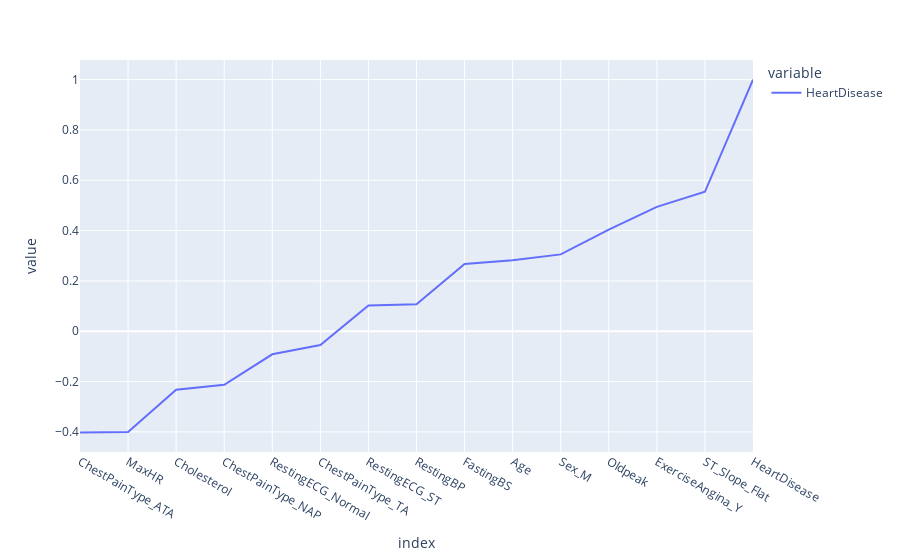

Here is the notebook cell this chart was saved with:
### Code cell
px.line(heart_df.corr()['HeartDisease'][:-1].sort_values())

### Figure 1 — Plotly figure (JSON) as saved in the notebook; plotly's stock layout.template omitted (floating-point values rounded to 4 significant figures)
{"data": [{"hovertemplate": "variable=HeartDisease<br>index=%{x}<br>value=%{y}<extra></extra>", "legendgroup": "HeartDisease", "line": {"color": "#636efa", "dash": "solid"}, "marker": {"symbol": "circle"}, "mode": "lines", "name": "HeartDisease", "orientation": "v", "showlegend": true, "type": "scatter", "x": ["ChestPainType_ATA", "MaxHR", "Cholesterol", "ChestPainType_NAP", "RestingECG_Normal", "ChestPainType_TA", "RestingECG_ST", "RestingBP", "FastingBS", "Age", "Sex_M", "Oldpeak", "ExerciseAngina_Y", "ST_Slope_Flat", "HeartDisease"], "xaxis": "x", "y": [-0.4019, -0.4004, -0.2327, -0.213, -0.09158, -0.05479, 0.1025, 0.1076, 0.2673, 0.282, 0.3054, 0.404, 0.4943, 0.5541, 1.0], "yaxis": "y"}], "layout": {"legend": {"title": {"text": "variable"}, "tracegroupgap": 0}, "margin": {"t": 60}, "xaxis": {"anchor": "y", "domain": [0, 1], "title": {"text": "index"}}, "yaxis": {"anchor": "x", "domain": [0, 1], "title": {"text": "value"}}}}
